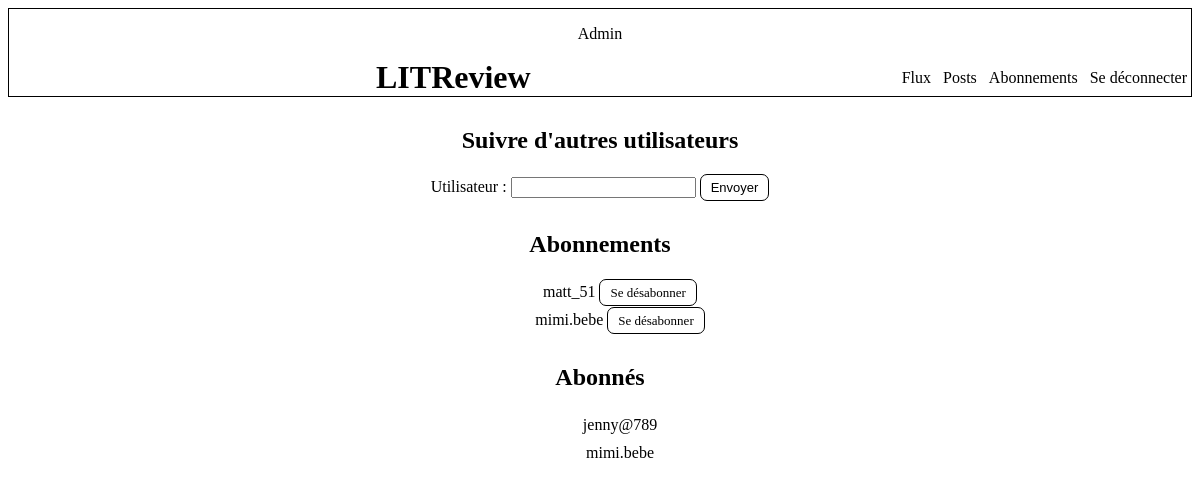
Page /abonnements/ (signed in) on the committed database.
### connexion/models.py (models this page shows)
class User(AbstractUser):
    abonnement = models.ManyToManyField("self", through="Abonnement",
                                        symmetrical=False)

class Abonnement(models.Model):
    user = models.ForeignKey(to=settings.AUTH_USER_MODEL,
                             on_delete=models.CASCADE,
                             related_name="qui_suit")
    user_suivi = models.ForeignKey(to=settings.AUTH_USER_MODEL,
                                   on_delete=models.CASCADE,
                                   related_name="suivi_par")
    class Meta:
        unique_together = ("user", "user_suivi")

### connexion/views.py (the view, shortened to what this page needs)
# urls.py: path("abonnements/", connexion.views.suivre_user, name="abonnements"),
@login_required
def suivre_user(request):
    form = forms.AbonnementForm()
    connecte = request.user
    abonnements = models.Abonnement.objects.all()
    abonnes = connecte.suivi_par.all()
    context = {"form": form, "abonnements": abonnements, "abonnés": abonnes}
    return render(request, "abonnements.html", context=context)

### connexion/forms.py
class AbonnementForm(forms.Form):
    utilisateur = forms.CharField(max_length=150)

### connexion/templates/abonnements.html (shortened to what this page needs)
{% extends "base.html" %}
{% block content %}
<div id="page_abonnements">
    <section id="suivre_user">
        <h2>Suivre d'autres utilisateurs</h2>
        <form method="post" novalidate>
            {{ form }}
            <button class="bouton" type="submit">Envoyer</button>
        </form>
    </section>
    <section id="abonnements">
        <h2>Abonnements</h2>
        <ul>
            {% if abonnements %}
                {% for abonnement in abonnements %}
                    {% if user == abonnement.user %}
                        <li>
                            {{ abonnement.user_suivi.username }}
                            <a class="bouton"
                               href="{% url 'désabonnement' abonnement.id %}">
                                Se désabonner</a>
                        </li>
                    {% endif %}
                {% endfor %}
            {% else %}
                <li>vous n'êtes abonné à personne</li>
            {% endif %}
        </ul>
    </section>
    <section id="abonnes">
        <h2>Abonnés</h2>
        <ul>
            {% if abonnés %}
                {% for abonné in abonnés %}
                    <li>
                        {{ abonné.user.username }}
                    </li>
                {% endfor %}
            {% else %}
                <li>personne ne s'est abonné à vous pour le moment</li>
            {% endif %}
        </ul>
    </section>
</div>
{% endblock content %}

### LITReview/templates/base.html (shortened to what this page needs)
<!DOCTYPE html>
{% load static %}
<html lang="fr">
<head>
    <link rel="stylesheet" href="{% static 'styles.css' %}">
</head>
<body>
    <header>
        <p>{{ user }}</p>
        <h1>LITReview</h1>
        {% if user.is_authenticated %}
            <nav>
                <a href="{% url 'flux' %}">Flux</a>
                <a href="{% url 'posts' %}">Posts</a>
                <a href="{% url 'abonnements' %}">Abonnements</a>
                <a href="{% url 'deconnexion' %}">Se déconnecter</a>
            </nav>
        {% endif %}
    </header>
    {% block content %}
    {% endblock content %}
</body>
</html>

### LITReview/static/styles.css (style rules this page uses)
* { font-family: "Arial", "Georgia", "sans-serif" box-sizing: border-box; }
header { border: 1px black solid; text-align : center; }
header h1 { display: inline-block; margin: 0 }
header nav { display: inline-block; float: right; padding-top: 10px; padding-bottom: 10px; }
header nav a { text-decoration: none; color: black; margin: 4px; }
.bouton { color: black; text-decoration: none; font-size: small; background-color: white; border: 1px black solid; border-radius: 7px; padding: 5px 10px 5px 10px; }
#formulaire_inscription h1, #page_abonnements, #page_désabonnement { text-align: center; }
#suivre_user, #abonnements, #abonnes { margin-top: 30px; }
#abonnements ul, #abonnes ul { list-style-type: none; }
#abonnements li, #abonnes li { padding: 5px; }

### rows in the picture
User: username "Admin"
Abonnement: user_suivi.username "matt_51"
Abonnement: user_suivi.username "mimi.bebe"
Abonnement: user.username "jenny@789"
Abonnement: user.username "mimi.bebe"
